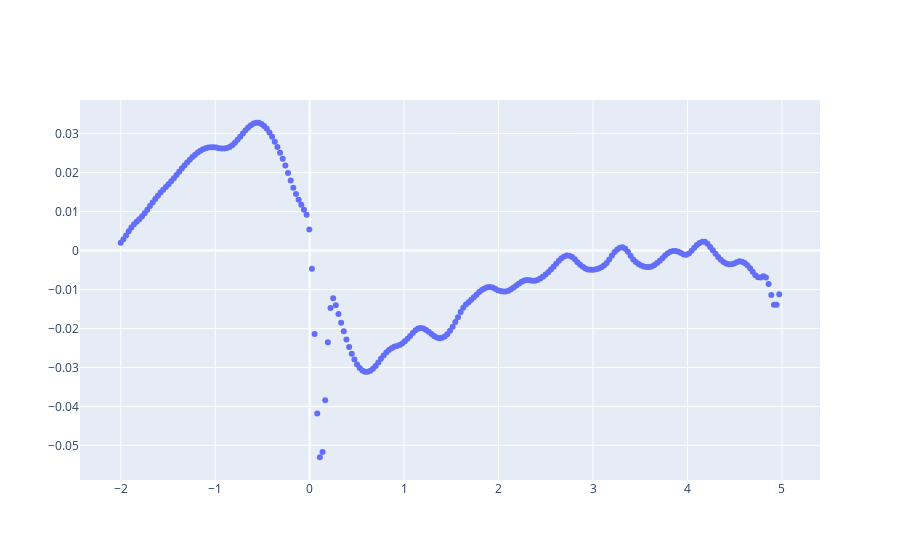

Notebook code for this chart:
### Code cell
y = ff(x, a=2)
k=75
lam = 0.01
X, xk = modelMatrixBSpline(x, k=k)
smoothPenMat = pSplinePenalty(k)
monPenMat = monotonicIncreasingPenaltyMatrix(k)
peakPenMat = peakPenaltyMatrix(k, peakLoc=0, xk=xk)

# base case
X_aug, y_aug = X, y

## add smoothnes penalty matrix
y_aug = np.concatenate((y, np.zeros(shape=smoothPenMat.shape[0],)))
X_aug = np.concatenate((X, lam*smoothPenMat))
#
## add monotonic penalty matrix
#y_aug = np.concatenate((y_aug, np.zeros(shape=monPenMat.shape[0],)))
#X_aug = np.concatenate((X_aug, 50*lam*monPenMat))
#
# add peak penalty matrix
y_aug = np.concatenate((y_aug, np.zeros(shape=peakPenMat.shape[0],)))
X_aug = np.concatenate((X_aug, 
                        400*lam*peakPenMat))

print("Shape X_aug: ", X_aug.shape)
print("Shape y_aug: ", y_aug.shape)
fit = lstsq(a=X_aug, b=y_aug)
fit[0]
y_hat = X.dot(fit[0])
fig = go.Figure()
#fig = px.scatter(x=x, y=y)
#fig.add_trace(go.Scatter(x=x, y=y_hat, name="fit"))
fig.add_trace(go.Scatter(x=x[:-1], y=np.diff(y_hat), mode="markers"))
fig.show()

### Figure 1 — Plotly figure (JSON) as saved in the notebook; plotly's stock layout.template omitted (floating-point values rounded to 4 significant figures; data arrays with more than 128 entries replaced by an {"elided": "..."} marker saying what was removed)
{"data": [{"mode": "markers", "type": "scatter", "x": {"elided": "249 float values"}, "y": {"elided": "249 float values"}}], "layout": {}}
